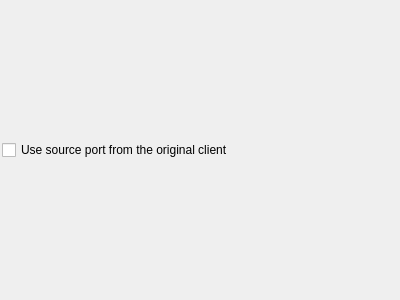
<?xml version="1.0" encoding="UTF-8"?>
<ui version="4.0">
 <class>DtlsClientListenerWidget</class>
 <widget class="QWidget" name="DtlsClientListenerWidget">
  <property name="geometry">
   <rect>
    <x>0</x>
    <y>0</y>
    <width>400</width>
    <height>300</height>
   </rect>
  </property>
  <property name="windowTitle">
   <string>Form</string>
  </property>
  <layout class="QVBoxLayout" name="verticalLayout">
   <property name="spacing">
    <number>1</number>
   </property>
   <property name="leftMargin">
    <number>2</number>
   </property>
   <property name="topMargin">
    <number>2</number>
   </property>
   <property name="rightMargin">
    <number>2</number>
   </property>
   <property name="bottomMargin">
    <number>2</number>
   </property>
   <item>
    <widget class="QCheckBox" name="useSrcPortCheckBox">
     <property name="text">
      <string>Use source port from the original client</string>
     </property>
    </widget>
   </item>
  </layout>
 </widget>
 <resources/>
 <connections/>
</ui>
